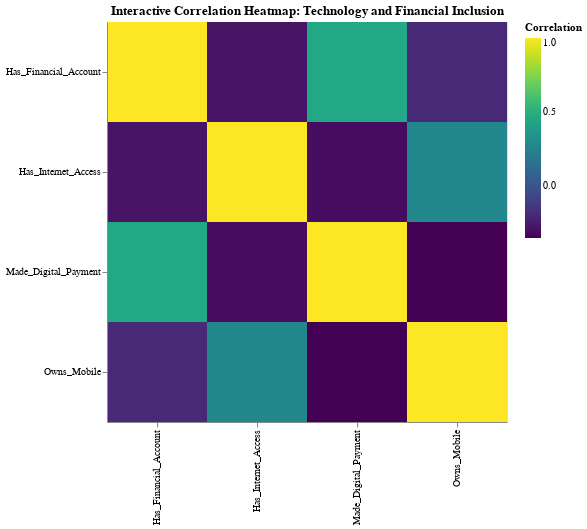

This figure's notebook cell:
### Markdown cell above
Urban residents have higher digital payment usage and account ownership than rural residents, highlighting disparities in financial inclusion and access to financial technology between urban and rural areas.

### Code cell
import altair as alt
import pandas as pd

# Step 1: Upload the file
uploaded = files.upload()

# Step 2: Load the file into a DataFrame
micro_ken = pd.read_csv('final_cleaned_micro_kenya.csv')

# Replace column names with verified names
correlation_data = micro_ken[[
    'Owns_Mobile', 'Has_Internet_Access', 'Has_Financial_Account', 'Made_Digital_Payment'
]]

# Compute correlation matrix
correlation_matrix = correlation_data.corr().reset_index().melt('index')
correlation_matrix.columns = ['Variable 1', 'Variable 2', 'Correlation']

# Create an interactive heatmap
interactive_heatmap = alt.Chart(correlation_matrix).mark_rect().encode(
    x=alt.X('Variable 1:N', title=''),
    y=alt.Y('Variable 2:N', title=''),
    color=alt.Color('Correlation:Q', scale=alt.Scale(scheme='viridis')),
    tooltip=['Variable 1', 'Variable 2', 'Correlation']
).properties(
    title='Interactive Correlation Heatmap: Technology and Financial Inclusion',
    width=400,
    height=400
).interactive()

interactive_heatmap

### Figure 1 — Vega-Lite specification as saved in the notebook (floating-point values rounded to 4 significant figures)
{"config": {"view": {"continuousWidth": 300, "continuousHeight": 300}}, "data": {"name": "data-aead502d344af9c716397c01167b65af"}, "mark": {"type": "rect"}, "encoding": {"color": {"field": "Correlation", "scale": {"scheme": "viridis"}, "type": "quantitative"}, "tooltip": [{"field": "Variable 1", "type": "nominal"}, {"field": "Variable 2", "type": "nominal"}, {"field": "Correlation", "type": "quantitative"}], "x": {"field": "Variable 1", "title": "", "type": "nominal"}, "y": {"field": "Variable 2", "title": "", "type": "nominal"}}, "height": 400, "params": [{"name": "param_1", "select": {"type": "interval", "encodings": ["x", "y"]}, "bind": "scales"}], "title": "Interactive Correlation Heatmap: Technology and Financial Inclusion", "width": 400, "$schema": "https://vega.github.io/schema/vega-lite/v5.20.1.json", "datasets": {"data-aead502d344af9c716397c01167b65af": [{"Variable 1": "Owns_Mobile", "Variable 2": "Owns_Mobile", "Correlation": 1.0}, {"Variable 1": "Has_Internet_Access", "Variable 2": "Owns_Mobile", "Correlation": 0.2796}, {"Variable 1": "Has_Financial_Account", "Variable 2": "Owns_Mobile", "Correlation": -0.1992}, {"Variable 1": "Made_Digital_Payment", "Variable 2": "Owns_Mobile", "Correlation": -0.3541}, {"Variable 1": "Owns_Mobile", "Variable 2": "Has_Internet_Access", "Correlation": 0.2796}, {"Variable 1": "Has_Internet_Access", "Variable 2": "Has_Internet_Access", "Correlation": 1.0}, {"Variable 1": "Has_Financial_Account", "Variable 2": "Has_Internet_Access", "Correlation": -0.2875}, {"Variable 1": "Made_Digital_Payment", "Variable 2": "Has_Internet_Access", "Correlation": -0.3165}, {"Variable 1": "Owns_Mobile", "Variable 2": "Has_Financial_Account", "Correlation": -0.1992}, {"Variable 1": "Has_Internet_Access", "Variable 2": "Has_Financial_Account", "Correlation": -0.2875}, {"Variable 1": "Has_Financial_Account", "Variable 2": "Has_Financial_Account", "Correlation": 1.0}, {"Variable 1": "Made_Digital_Payment", "Variable 2": "Has_Financial_Account", "Correlation": 0.4578}, {"Variable 1": "Owns_Mobile", "Variable 2": "Made_Digital_Payment", "Correlation": -0.3541}, {"Variable 1": "Has_Internet_Access", "Variable 2": "Made_Digital_Payment", "Correlation": -0.3165}, {"Variable 1": "Has_Financial_Account", "Variable 2": "Made_Digital_Payment", "Correlation": 0.4578}, {"Variable 1": "Made_Digital_Payment", "Variable 2": "Made_Digital_Payment", "Correlation": 1.0}]}}
